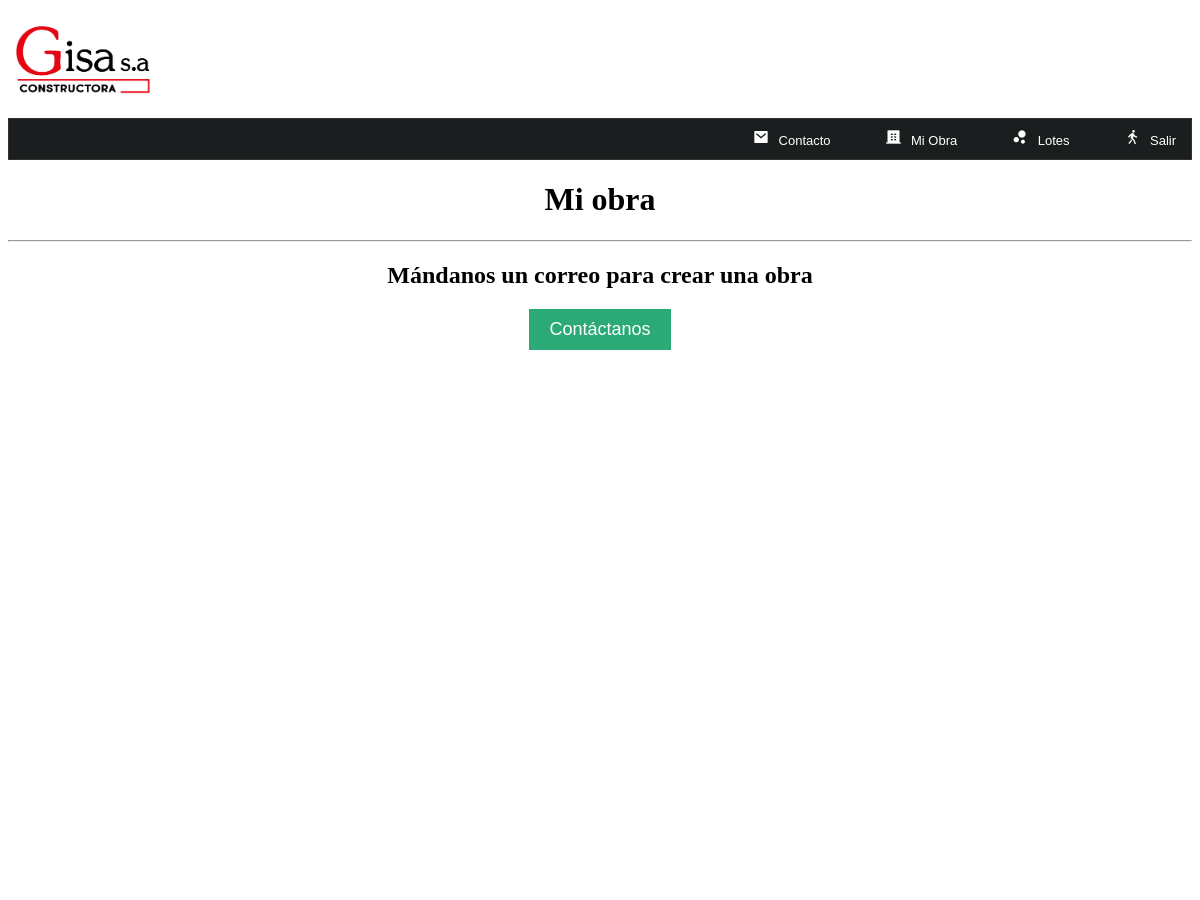
The app's page /obras/ (signed in, upper part), older data.
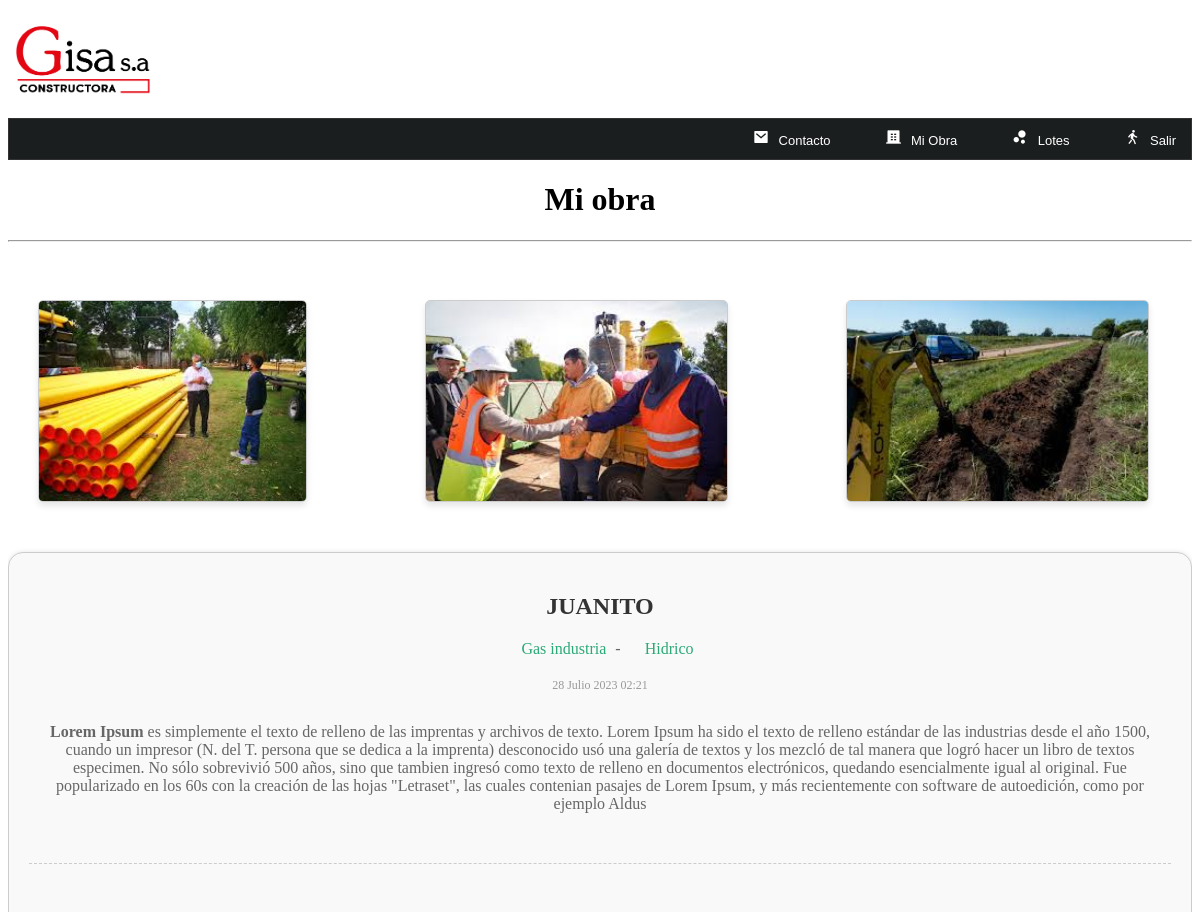
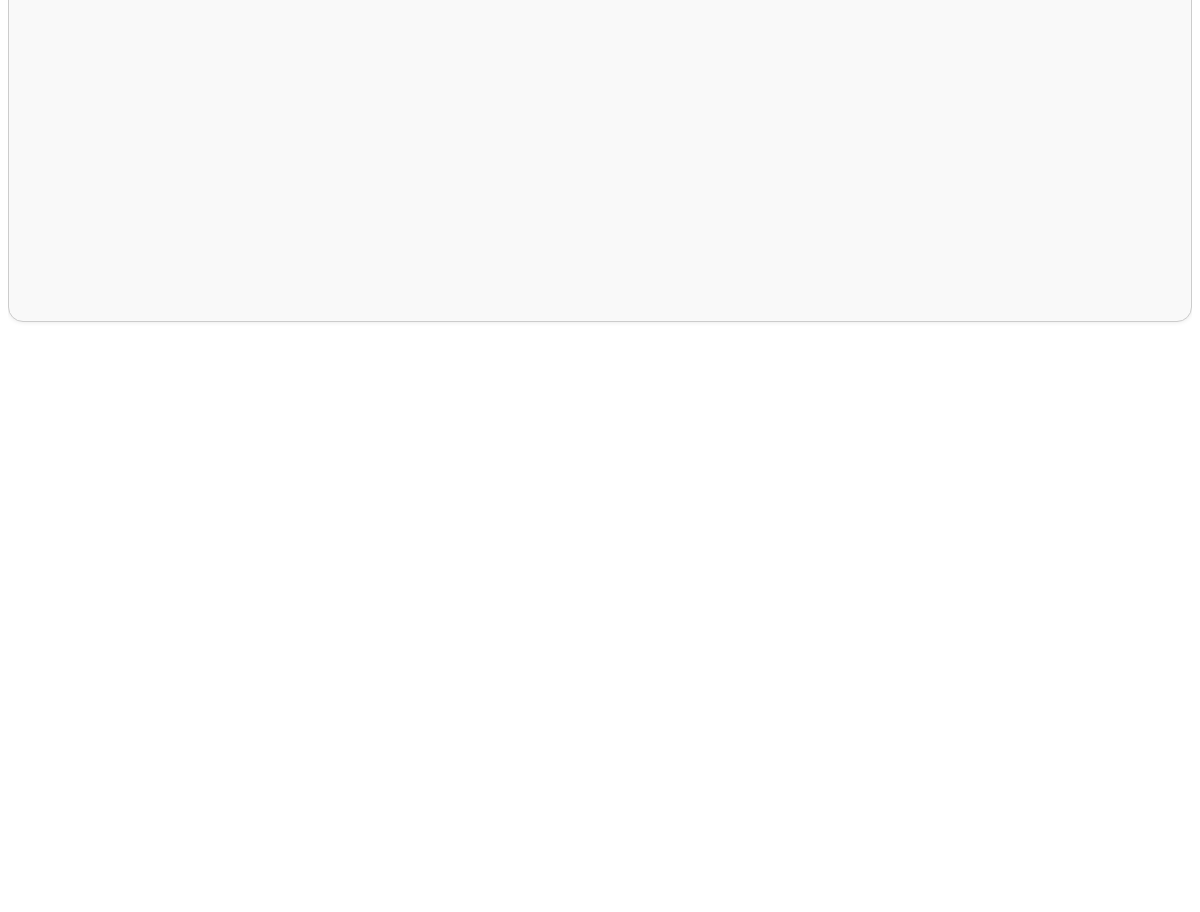
The same page, newer data (2 pictures, top to bottom).
### Obras/models.py (models this page shows, shortened)
class Obra (models.Model):
        title=models.CharField(max_length=150 , verbose_name="Titulo")
        content=RichTextField (verbose_name="Contenido")
        image_1= models.ImageField(default='Null' , verbose_name="Imagen1",upload_to='obras' )
        image_2= models.ImageField(default='Null' , verbose_name="Imagen2",upload_to='obras' )
        image_3= models.ImageField(default='Null' , verbose_name="Imagen3",upload_to='obras' )
        user = models.ForeignKey(User,editable=True, verbose_name="Usuario" , on_delete=models.CASCADE)
        category = models.ManyToManyField(Category,verbose_name="Categorias",blank=True)
        public= models.BooleanField(verbose_name="Publicado?")
        created_at = models.DateTimeField(auto_now_add=True , verbose_name="Creado el")
        updated_at = models.DateTimeField(auto_now=True , verbose_name="Editado el")
        class Meta:
            verbose_name = 'Obra'
            verbose_name_plural = 'Obras'
            ordering = ['-created_at']

class Category(models.Model):
    name= models.CharField(max_length=100 , verbose_name="Nombre")
    description = models.CharField(max_length=255 , verbose_name="Descripción")
    created_at = models.DateTimeField(auto_now_add=True , verbose_name="Creado el")
    class Meta:
        verbose_name = 'Categoría'
        verbose_name_plural = 'Categorías'
    def __str__(self):
        return self.name

### Obras/views.py (the view)
# urls.py: path('obras/', views.obras_user, name='obras'),
@login_required(login_url="login")
def obras_user(request):
    obras = Obra.objects.filter(user=request.user)
    return render(request, "obras.html", {
        'title': 'Mi obra',
        'obras': obras
    })

### Obras/templates/obras.html (shortened to what this page needs)
{% extends 'layouts.html' %}
{% block content %}
    <h1 id="titulo_obras">{{ title }}</h1>
    <hr class="separador">
    {% if obras %}
        {% for obra in obras %}
            {% if obra.public %}
                <article class="obra-item-obras">
                    <div class="image-obras">
                        {% if obra.image_1.url %}
                            <img src="{{ obra.image_1.url }}" alt="Imagen 1">
                        {% endif %}
                        {% if obra.image_2.url %}
                            <img src="{{ obra.image_2.url }}" alt="Imagen 2">
                        {% endif %}
                        {% if obra.image_3.url %}
                            <img src="{{ obra.image_3.url }}" alt="Imagen 3">
                        {% endif %}
                    </div>
                    <div class="data">
                        <h2>{{ obra.title }}</h2>
                        <p>
                            {% for category in obra.category.all %}
                                <a href="{% url 'categoria' category.id %}" class='link'>{{ category }}</a>
                                {% if not forloop.last %}
                                    {{ '-' }}
                                {% endif %}
                            {% endfor %}
                        </p>
                        <span class="date">{{ obra.created_at }}</span>
                        <p>{{ obra.content | safe }}</p>
                        <hr class="separador">
                    </div>
                </article>
            {% endif %}
        {% endfor %}
    {% else %}
        <h2 id="titulo_obras">Mándanos un correo para crear una obra</h2>
        <button id="contactButton">Contáctanos</button>
    {% endif %}
{% endblock %}

Row changes from the older to the newer data that the page shows:
now on this page (row edited): Obra: image_1 (picture), image_2 (picture), image_3 (picture), title "JUANITO", created_at "28 Julio 2023 02:21", content "Lorem Ipsum es simplemente el texto de relleno de las imprentas y archivos de texto. Lorem Ipsum ha sido el texto de relleno estándar de las industrias desde el año 1500, cuando un impresor (N. del T. persona que se dedica a la imprenta) desconocido usó una galería de textos y los mezcló de tal manera que logró hacer un libro de textos especimen. No sólo sobrevivió 500 años, sino que tambien ingresó como texto de relleno en documentos electrónicos, quedando esencialmente igual al original. Fue popularizado en los 60s con la creación de las hojas \"Letraset\", las cuales contenian pasajes de Lorem Ipsum, y más recientemente con software de autoedición, como por ejemplo Aldus"
now on this page (row unchanged): Category: name "Gas industria", value "-"
now on this page (row unchanged): Category: name "Hidrico"
Text that changed along with them:
text no longer shown: "Mándanos un correo para crear una obra Contáctanos"
